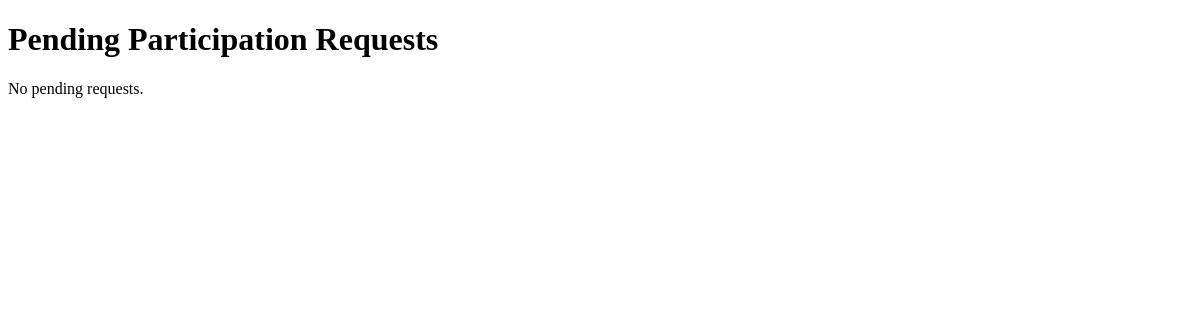
Before: /participation/owner/requests/ (signed in) with the older database file.
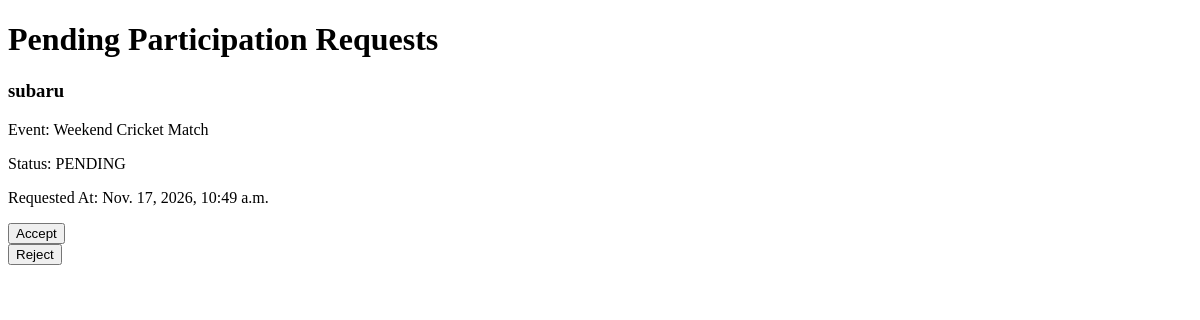
After: the same page with the newer database file.
### participation/models.py (models this page shows, shortened)
class Participation(models.Model):
    STATUS_CHOICES = [
        ('PENDING', 'Pending'),
        ('ACCEPTED', 'Accepted'),
        ('REJECTED', 'Rejected'),
    ]
    user = models.ForeignKey(
        settings.AUTH_USER_MODEL,
        on_delete=models.CASCADE,
        related_name='participations'
    )
    event = models.ForeignKey(
        Event,
        on_delete=models.CASCADE,
        related_name='participation_requests'
    )
    status = models.CharField(
        max_length=10,
        choices=STATUS_CHOICES,
        default='PENDING'
    )
    requested_at = models.DateTimeField(auto_now_add=True)
    updated_at = models.DateTimeField(auto_now=True)
    class Meta:
        constraints = [
            models.UniqueConstraint(
                fields=['user', 'event'],
                name='unique_user_event_registration'
            )
        ]

### accounts/models.py (models this page shows, shortened)
class User(AbstractUser):
    email = models.EmailField(unique=True)

### events/models.py (models this page shows, shortened)
class Event(models.Model):
    STATUS_CHOICES = [
        ('OPEN', 'Open'),
        ('FULL', 'Full'),
        ('CANCELLED', 'Cancelled'),
    ]
    title = models.CharField(max_length=100)
    description = models.TextField()
    category = models.ForeignKey(
        Category,
        on_delete=models.PROTECT,
        related_name='events'
    )
    created_by = models.ForeignKey(
        settings.AUTH_USER_MODEL,
        on_delete=models.CASCADE,
        related_name='created_events'
    )
    location = models.CharField(max_length=200)
    event_date = models.DateTimeField()
    max_participants = models.PositiveIntegerField()
    status = models.CharField(
        max_length=10,
        choices=STATUS_CHOICES,
        default='OPEN'
    )
    created_at = models.DateTimeField(auto_now_add=True)
    updated_at = models.DateTimeField(auto_now=True)

### participation/views.py (the view)
@login_required
def owner_requests(request):
    pending_requests = Participation.objects.filter(
        event__created_by=request.user,
        status='PENDING'
    )
    return render(
        request,
        'participation/owner_requests.html',
        {'pending_requests': pending_requests}
    )

### participation/templates/participation/owner_requests.html (shortened to what this page needs)
<!DOCTYPE html>
<html lang="en">
<head>
</head>
<body>
    <h1>Pending Participation Requests</h1>
    {% for participation in pending_requests %}
        <div>
            <h3>{{ participation.user.username }}</h3>
            <p>Event: {{ participation.event.title }}</p>
            <p>Status: {{ participation.status }}</p>
            <p>Requested At: {{ participation.requested_at }}</p>
        </div>
        <div>
            <form method="POST" action="{% url 'accept_request' participation.id %}">
                <button type="submit">Accept</button>
            </form>
            <form method="POST" action="{% url 'reject_request' participation.id %}">
                <button type="submit">Reject</button>
            </form>
        </div>
    {% empty %}
        <p>No pending requests.</p>
    {% endfor %}
</body>
</html>

Changed rows visible on the page:
added Participation: user.username "subaru", event "Weekend Cricket Match", status "PENDING", requested_at "Nov. 17, 2026, 10:49 a.m."
Other visible differences:
text no longer shown: "No pending requests."
